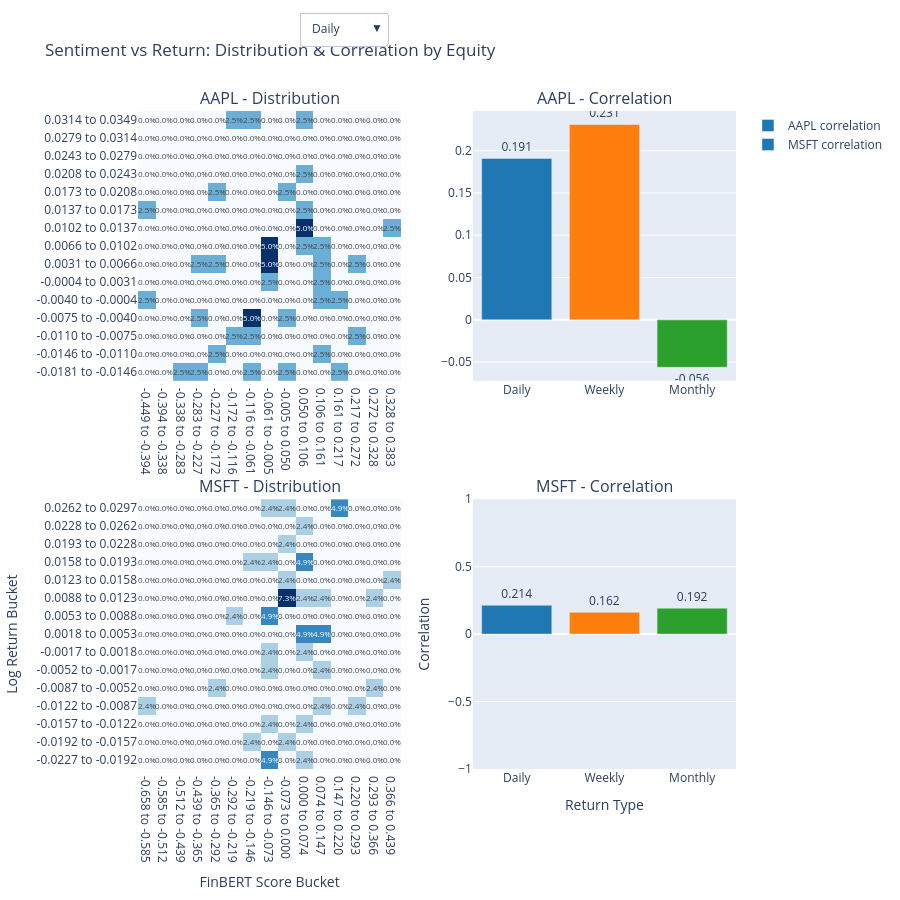

The notebook cell saved with this chart:
### Markdown cell above
## Correlation & Distribution by Equity

Each row corresponds to one equity. Left: bucket heatmap (15 equally spaced buckets) showing the percentage of data points per sentiment/return bin (sums to 100%), with % text in each cell. Log returns are capped at 5th/95th percentiles. Right: correlation bar chart for all return types. Use the dropdown to switch between daily, weekly, and monthly.

### Code cell
import plotly.graph_objects as go
from plotly.subplots import make_subplots
import numpy as np

conn = sqlite3.connect(DB_PATH)
prices_df = pd.read_sql("SELECT * FROM prices", conn)
conn.close()
prices_df["date"] = pd.to_datetime(prices_df["date"])
news_sentiment["date"] = pd.to_datetime(news_sentiment["date"])

daily_sentiment = (
    news_sentiment.groupby(["symbol", "date"])["finbert_score"]
    .mean()
    .reset_index()
)

merged = prices_df.merge(daily_sentiment, on=["symbol", "date"], how="inner")
merged = merged[merged["finbert_score"] != 0].copy()

for rtype in ["daily_return", "weekly_return", "monthly_return"]:
    col = f"log_{rtype}"
    merged[col] = np.where(
        (merged[rtype].notna()) & (merged[rtype] > -1),
        np.log1p(merged[rtype]),
        np.nan,
    )

symbols = sorted(merged["symbol"].unique().tolist())
symbols = [s for s in symbols if s in news_sentiment["symbol"].values]
return_cols = ["log_daily_return", "log_weekly_return", "log_monthly_return"]
return_labels = ["Daily", "Weekly", "Monthly"]

n_buckets = 15

fig = make_subplots(
    rows=len(symbols),
    cols=2,
    subplot_titles=[title for pair in zip([f"{s} - Distribution" for s in symbols], [f"{s} - Correlation" for s in symbols]) for title in pair],
    horizontal_spacing=0.12,
    vertical_spacing=0.18,
    specs=[[{"type": "heatmap"}, {"type": "bar"}] for _ in symbols],
)

corr_bars = []
for symbol in symbols:
    symbol_data = merged[merged["symbol"] == symbol].copy()
    corr_vals = []
    for rcol, rlabel in zip(return_cols, return_labels):
        col_data = symbol_data[[rcol, "finbert_score"]].dropna()
        if len(col_data) < 2:
            corr_vals.append(0)
            continue
        x = col_data["finbert_score"].values
        y = col_data[rcol].values
        mx, my = x.mean(), y.mean()
        num = ((x - mx) * (y - my)).sum()
        dx, dy = np.sqrt(((x - mx) ** 2).sum()), np.sqrt(((y - my) ** 2).sum())
        corr_vals.append(num / (dx * dy) if dx and dy else 0)
    corr_bars.append(corr_vals)

visibility_daily = []
visibility_weekly = []
visibility_monthly = []

for idx, symbol in enumerate(symbols, start=1):
    symbol_data = merged[merged["symbol"] == symbol].copy()

    for rcol, rlabel in zip(return_cols, return_labels):
        col_data = symbol_data[[rcol, "finbert_score"]].dropna()
        if len(col_data) < 4:
            continue

        vals = col_data[rcol].values
        lo, hi = np.percentile(vals, 5), np.percentile(vals, 95)
        if hi <= lo:
            lo, hi = vals.min(), vals.max()
            if hi <= lo:
                hi = lo + 1e-6
        col_data[rcol] = col_data[rcol].clip(lo, hi)
        score_min, score_max = col_data["finbert_score"].min(), col_data["finbert_score"].max()
        if score_max <= score_min:
            score_max = score_min + 1e-6

        score_bin_edges = np.linspace(score_min, score_max, n_buckets + 1)
        ret_bin_edges = np.linspace(lo, hi, n_buckets + 1)
        x = col_data["finbert_score"].values
        y = col_data[rcol].values
        mask = ~(np.isnan(x) | np.isnan(y))
        x, y = x[mask], y[mask]
        H, _, _ = np.histogram2d(x, y, bins=[score_bin_edges, ret_bin_edges])
        total = H.sum()
        hist2d = (H / total * 100).T if total > 0 else H.T

        score_labels = [f"{score_bin_edges[i]:.3f} to {score_bin_edges[i+1]:.3f}" for i in range(n_buckets)]
        ret_labels = [f"{ret_bin_edges[i]:.4f} to {ret_bin_edges[i+1]:.4f}" for i in range(n_buckets)]

        z_text = [[f"{val:.1f}%" for val in row] for row in hist2d]

        visible = (rlabel == "Daily")
        fig.add_trace(
            go.Heatmap(
                z=hist2d,
                x=score_labels,
                y=ret_labels,
                colorscale="Blues",
                showscale=False,
                text=z_text,
                texttemplate="%{text}",
                textfont={"size": 8},
                visible=visible,
                hovertemplate="Score bucket: %{x}<br>Return bucket: %{y}<br>Percentage: %{z:.1f}%<extra></extra>",
            ),
            row=idx,
            col=1,
        )

        if rlabel == "Daily":
            visibility_daily.append(True)
            visibility_weekly.append(False)
            visibility_monthly.append(False)
        elif rlabel == "Weekly":
            visibility_daily.append(False)
            visibility_weekly.append(True)
            visibility_monthly.append(False)
        else:
            visibility_daily.append(False)
            visibility_weekly.append(False)
            visibility_monthly.append(True)

    fig.add_trace(
        go.Bar(
            x=return_labels,
            y=corr_bars[idx - 1],
            marker_color=["#1f77b4", "#ff7f0e", "#2ca02c"],
            text=[f"{v:.3f}" for v in corr_bars[idx - 1]],
            textposition="outside",
            name=f"{symbol} correlation",
        ),
        row=idx,
        col=2,
    )
    visibility_daily.append(True)
    visibility_weekly.append(True)
    visibility_monthly.append(True)

fig.update_layout(
    title="Sentiment vs Return: Distribution & Correlation by Equity",
    height=450 * len(symbols),
    updatemenus=[
        dict(
            buttons=[
                dict(label="Daily", method="update", args=[{"visible": visibility_daily}]),
                dict(label="Weekly", method="update", args=[{"visible": visibility_weekly}]),
                dict(label="Monthly", method="update", args=[{"visible": visibility_monthly}]),
            ],
            direction="down",
            showactive=True,
            x=0.27,
            y=1.15,
            xanchor="left",
            yanchor="top",
        )
    ],
)
fig.update_xaxes(title_text="FinBERT Score Bucket", row=len(symbols), col=1)
fig.update_yaxes(title_text="Log Return Bucket", row=len(symbols), col=1)
fig.update_xaxes(title_text="Return Type", row=len(symbols), col=2)
fig.update_yaxes(title_text="Correlation", row=len(symbols), col=2, range=[-1, 1])
fig

### Figure 1 — Plotly figure (JSON) as saved in the notebook; plotly's stock layout.template omitted (floating-point values rounded to 4 significant figures; data arrays with more than 128 entries replaced by an {"elided": "..."} marker saying what was removed)
{"data": [{"colorscale": [[0, "rgb(247,251,255)"], [0.125, "rgb(222,235,247)"], [0.25, "rgb(198,219,239)"], [0.375, "rgb(158,202,225)"], [0.5, "rgb(107,174,214)"], [0.625, "rgb(66,146,198)"], [0.75, "rgb(33,113,181)"], [0.875, "rgb(8,81,156)"], [1, "rgb(8,48,107)"]], "hovertemplate": "Score bucket: %{x}<br>Return bucket: %{y}<br>Percentage: %{z:.1f}%<extra></extra>", "showscale": false, "text": {"elided": "15x15 str values"}, "textfont": {"size": 8}, "texttemplate": "%{text}", "type": "heatmap", "visible": true, "x": ["-0.449 to -0.394", "-0.394 to -0.338", "-0.338 to -0.283", "-0.283 to -0.227", "-0.227 to -0.172", "-0.172 to -0.116", "-0.116 to -0.061", "-0.061 to -0.005", "-0.005 to 0.050", "0.050 to 0.106", "0.106 to 0.161", "0.161 to 0.217", "0.217 to 0.272", "0.272 to 0.328", "0.328 to 0.383"], "xaxis": "x", "y": ["-0.0181 to -0.0146", "-0.0146 to -0.0110", "-0.0110 to -0.0075", "-0.0075 to -0.0040", "-0.0040 to -0.0004", "-0.0004 to 0.0031", "0.0031 to 0.0066", "0.0066 to 0.0102", "0.0102 to 0.0137", "0.0137 to 0.0173", "0.0173 to 0.0208", "0.0208 to 0.0243", "0.0243 to 0.0279", "0.0279 to 0.0314", "0.0314 to 0.0349"], "yaxis": "y", "z": {"elided": "15x15 float values"}}, {"colorscale": [[0, "rgb(247,251,255)"], [0.125, "rgb(222,235,247)"], [0.25, "rgb(198,219,239)"], [0.375, "rgb(158,202,225)"], [0.5, "rgb(107,174,214)"], [0.625, "rgb(66,146,198)"], [0.75, "rgb(33,113,181)"], [0.875, "rgb(8,81,156)"], [1, "rgb(8,48,107)"]], "hovertemplate": "Score bucket: %{x}<br>Return bucket: %{y}<br>Percentage: %{z:.1f}%<extra></extra>", "showscale": false, "text": {"elided": "15x15 str values"}, "textfont": {"size": 8}, "texttemplate": "%{text}", "type": "heatmap", "visible": false, "x": ["-0.449 to -0.401", "-0.401 to -0.354", "-0.354 to -0.306", "-0.306 to -0.258", "-0.258 to -0.211", "-0.211 to -0.163", "-0.163 to -0.115", "-0.115 to -0.067", "-0.067 to -0.020", "-0.020 to 0.028", "0.028 to 0.076", "0.076 to 0.123", "0.123 to 0.171", "0.171 to 0.219", "0.219 to 0.266"], "xaxis": "x", "y": ["-0.0790 to -0.0694", "-0.0694 to -0.0598", "-0.0598 to -0.0501", "-0.0501 to -0.0405", "-0.0405 to -0.0309", "-0.0309 to -0.0212", "-0.0212 to -0.0116", "-0.0116 to -0.0020", "-0.0020 to 0.0077", "0.0077 to 0.0173", "0.0173 to 0.0269", "0.0269 to 0.0366", "0.0366 to 0.0462", "0.0462 to 0.0558", "0.0558 to 0.0655"], "yaxis": "y", "z": {"elided": "15x15 float values"}}, {"colorscale": [[0, "rgb(247,251,255)"], [0.125, "rgb(222,235,247)"], [0.25, "rgb(198,219,239)"], [0.375, "rgb(158,202,225)"], [0.5, "rgb(107,174,214)"], [0.625, "rgb(66,146,198)"], [0.75, "rgb(33,113,181)"], [0.875, "rgb(8,81,156)"], [1, "rgb(8,48,107)"]], "hovertemplate": "Score bucket: %{x}<br>Return bucket: %{y}<br>Percentage: %{z:.1f}%<extra></extra>", "showscale": false, "text": {"elided": "15x15 str values"}, "textfont": {"size": 8}, "texttemplate": "%{text}", "type": "heatmap", "visible": false, "x": ["-0.449 to -0.408", "-0.408 to -0.366", "-0.366 to -0.325", "-0.325 to -0.284", "-0.284 to -0.242", "-0.242 to -0.201", "-0.201 to -0.160", "-0.160 to -0.118", "-0.118 to -0.077", "-0.077 to -0.036", "-0.036 to 0.006", "0.006 to 0.047", "0.047 to 0.089", "0.089 to 0.130", "0.130 to 0.171"], "xaxis": "x", "y": ["-0.0501 to -0.0452", "-0.0452 to -0.0404", "-0.0404 to -0.0356", "-0.0356 to -0.0308", "-0.0308 to -0.0259", "-0.0259 to -0.0211", "-0.0211 to -0.0163", "-0.0163 to -0.0115", "-0.0115 to -0.0066", "-0.0066 to -0.0018", "-0.0018 to 0.0030", "0.0030 to 0.0079", "0.0079 to 0.0127", "0.0127 to 0.0175", "0.0175 to 0.0223"], "yaxis": "y", "z": {"elided": "15x15 float values"}}, {"marker": {"color": ["#1f77b4", "#ff7f0e", "#2ca02c"]}, "name": "AAPL correlation", "text": ["0.191", "0.231", "-0.056"], "textposition": "outside", "type": "bar", "x": ["Daily", "Weekly", "Monthly"], "xaxis": "x2", "y": [0.1907, 0.2309, -0.05607], "yaxis": "y2"}, {"colorscale": [[0, "rgb(247,251,255)"], [0.125, "rgb(222,235,247)"], [0.25, "rgb(198,219,239)"], [0.375, "rgb(158,202,225)"], [0.5, "rgb(107,174,214)"], [0.625, "rgb(66,146,198)"], [0.75, "rgb(33,113,181)"], [0.875, "rgb(8,81,156)"], [1, "rgb(8,48,107)"]], "hovertemplate": "Score bucket: %{x}<br>Return bucket: %{y}<br>Percentage: %{z:.1f}%<extra></extra>", "showscale": false, "text": {"elided": "15x15 str values"}, "textfont": {"size": 8}, "texttemplate": "%{text}", "type": "heatmap", "visible": true, "x": ["-0.658 to -0.585", "-0.585 to -0.512", "-0.512 to -0.439", "-0.439 to -0.365", "-0.365 to -0.292", "-0.292 to -0.219", "-0.219 to -0.146", "-0.146 to -0.073", "-0.073 to 0.000", "0.000 to 0.074", "0.074 to 0.147", "0.147 to 0.220", "0.220 to 0.293", "0.293 to 0.366", "0.366 to 0.439"], "xaxis": "x3", "y": ["-0.0227 to -0.0192", "-0.0192 to -0.0157", "-0.0157 to -0.0122", "-0.0122 to -0.0087", "-0.0087 to -0.0052", "-0.0052 to -0.0017", "-0.0017 to 0.0018", "0.0018 to 0.0053", "0.0053 to 0.0088", "0.0088 to 0.0123", "0.0123 to 0.0158", "0.0158 to 0.0193", "0.0193 to 0.0228", "0.0228 to 0.0262", "0.0262 to 0.0297"], "yaxis": "y3", "z": {"elided": "15x15 float values"}}, {"colorscale": [[0, "rgb(247,251,255)"], [0.125, "rgb(222,235,247)"], [0.25, "rgb(198,219,239)"], [0.375, "rgb(158,202,225)"], [0.5, "rgb(107,174,214)"], [0.625, "rgb(66,146,198)"], [0.75, "rgb(33,113,181)"], [0.875, "rgb(8,81,156)"], [1, "rgb(8,48,107)"]], "hovertemplate": "Score bucket: %{x}<br>Return bucket: %{y}<br>Percentage: %{z:.1f}%<extra></extra>", "showscale": false, "text": {"elided": "15x15 str values"}, "textfont": {"size": 8}, "texttemplate": "%{text}", "type": "heatmap", "visible": false, "x": ["-0.323 to -0.272", "-0.272 to -0.221", "-0.221 to -0.170", "-0.170 to -0.119", "-0.119 to -0.069", "-0.069 to -0.018", "-0.018 to 0.033", "0.033 to 0.084", "0.084 to 0.135", "0.135 to 0.185", "0.185 to 0.236", "0.236 to 0.287", "0.287 to 0.338", "0.338 to 0.389", "0.389 to 0.439"], "xaxis": "x3", "y": ["-0.0410 to -0.0219", "-0.0219 to -0.0028", "-0.0028 to 0.0163", "0.0163 to 0.0354", "0.0354 to 0.0546", "0.0546 to 0.0737", "0.0737 to 0.0928", "0.0928 to 0.1119", "0.1119 to 0.1311", "0.1311 to 0.1502", "0.1502 to 0.1693", "0.1693 to 0.1884", "0.1884 to 0.2076", "0.2076 to 0.2267", "0.2267 to 0.2458"], "yaxis": "y3", "z": {"elided": "15x15 float values"}}, {"colorscale": [[0, "rgb(247,251,255)"], [0.125, "rgb(222,235,247)"], [0.25, "rgb(198,219,239)"], [0.375, "rgb(158,202,225)"], [0.5, "rgb(107,174,214)"], [0.625, "rgb(66,146,198)"], [0.75, "rgb(33,113,181)"], [0.875, "rgb(8,81,156)"], [1, "rgb(8,48,107)"]], "hovertemplate": "Score bucket: %{x}<br>Return bucket: %{y}<br>Percentage: %{z:.1f}%<extra></extra>", "showscale": false, "text": {"elided": "15x15 str values"}, "textfont": {"size": 8}, "texttemplate": "%{text}", "type": "heatmap", "visible": false, "x": ["-0.323 to -0.295", "-0.295 to -0.267", "-0.267 to -0.239", "-0.239 to -0.212", "-0.212 to -0.184", "-0.184 to -0.156", "-0.156 to -0.128", "-0.128 to -0.101", "-0.101 to -0.073", "-0.073 to -0.045", "-0.045 to -0.017", "-0.017 to 0.010", "0.010 to 0.038", "0.038 to 0.066", "0.066 to 0.094"], "xaxis": "x3", "y": ["0.2155 to 0.2185", "0.2185 to 0.2216", "0.2216 to 0.2246", "0.2246 to 0.2276", "0.2276 to 0.2306", "0.2306 to 0.2336", "0.2336 to 0.2366", "0.2366 to 0.2397", "0.2397 to 0.2427", "0.2427 to 0.2457", "0.2457 to 0.2487", "0.2487 to 0.2517", "0.2517 to 0.2547", "0.2547 to 0.2578", "0.2578 to 0.2608"], "yaxis": "y3", "z": {"elided": "15x15 float values"}}, {"marker": {"color": ["#1f77b4", "#ff7f0e", "#2ca02c"]}, "name": "MSFT correlation", "text": ["0.214", "0.162", "0.192"], "textposition": "outside", "type": "bar", "x": ["Daily", "Weekly", "Monthly"], "xaxis": "x4", "y": [0.2141, 0.1622, 0.1924], "yaxis": "y4"}], "layout": {"annotations": [{"font": {"size": 16}, "showarrow": false, "text": "AAPL - Distribution", "x": 0.22, "xanchor": "center", "xref": "paper", "y": 1, "yanchor": "bottom", "yref": "paper"}, {"font": {"size": 16}, "showarrow": false, "text": "AAPL - Correlation", "x": 0.78, "xanchor": "center", "xref": "paper", "y": 1, "yanchor": "bottom", "yref": "paper"}, {"font": {"size": 16}, "showarrow": false, "text": "MSFT - Distribution", "x": 0.22, "xanchor": "center", "xref": "paper", "y": 0.41, "yanchor": "bottom", "yref": "paper"}, {"font": {"size": 16}, "showarrow": false, "text": "MSFT - Correlation", "x": 0.78, "xanchor": "center", "xref": "paper", "y": 0.41, "yanchor": "bottom", "yref": "paper"}], "height": 900, "title": {"text": "Sentiment vs Return: Distribution & Correlation by Equity"}, "updatemenus": [{"buttons": [{"args": [{"visible": [true, false, false, true, true, false, false, true]}], "label": "Daily", "method": "update"}, {"args": [{"visible": [false, true, false, true, false, true, false, true]}], "label": "Weekly", "method": "update"}, {"args": [{"visible": [false, false, true, true, false, false, true, true]}], "label": "Monthly", "method": "update"}], "direction": "down", "showactive": true, "x": 0.27, "xanchor": "left", "y": 1.15, "yanchor": "top"}], "xaxis": {"anchor": "y", "domain": [0, 0.44]}, "xaxis2": {"anchor": "y2", "domain": [0.56, 1]}, "xaxis3": {"anchor": "y3", "domain": [0, 0.44], "title": {"text": "FinBERT Score Bucket"}}, "xaxis4": {"anchor": "y4", "domain": [0.56, 1], "title": {"text": "Return Type"}}, "yaxis": {"anchor": "x", "domain": [0.59, 1]}, "yaxis2": {"anchor": "x2", "domain": [0.59, 1]}, "yaxis3": {"anchor": "x3", "domain": [0, 0.41], "title": {"text": "Log Return Bucket"}}, "yaxis4": {"anchor": "x4", "domain": [0, 0.41], "range": [-1, 1], "title": {"text": "Correlation"}}}}
